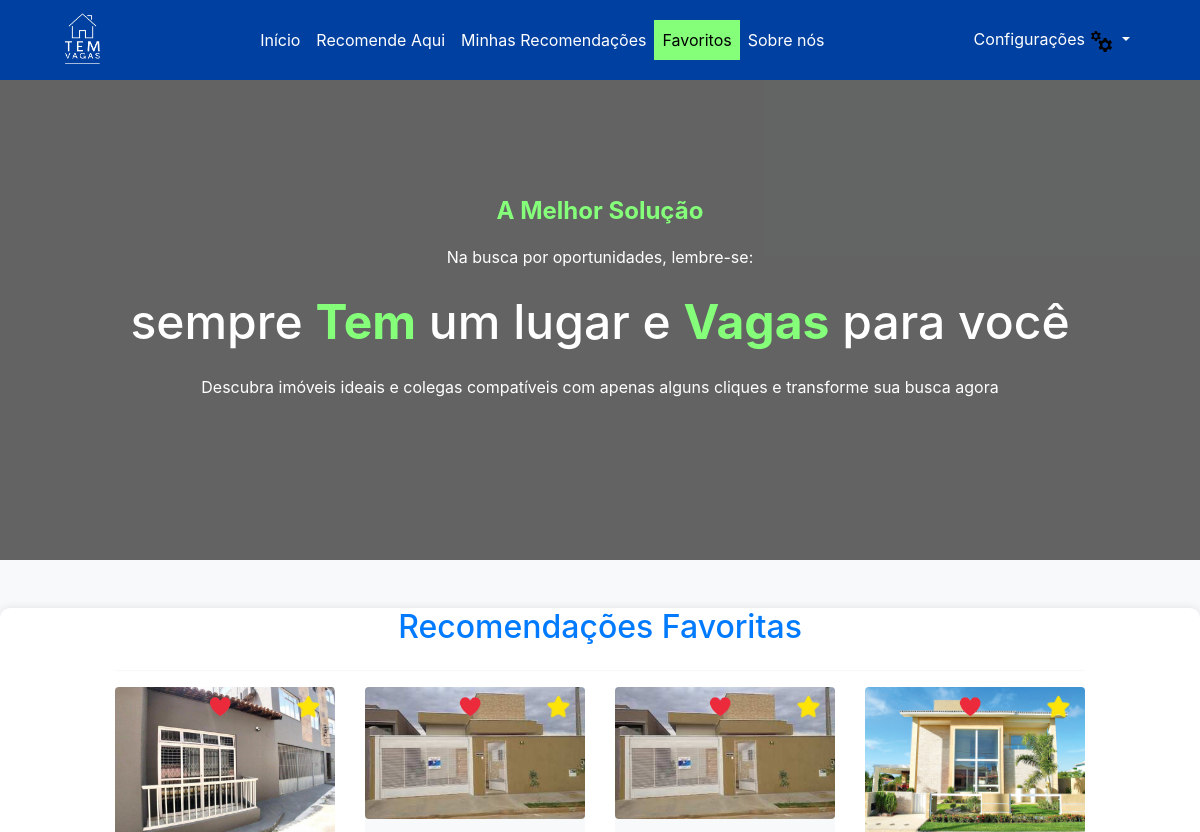
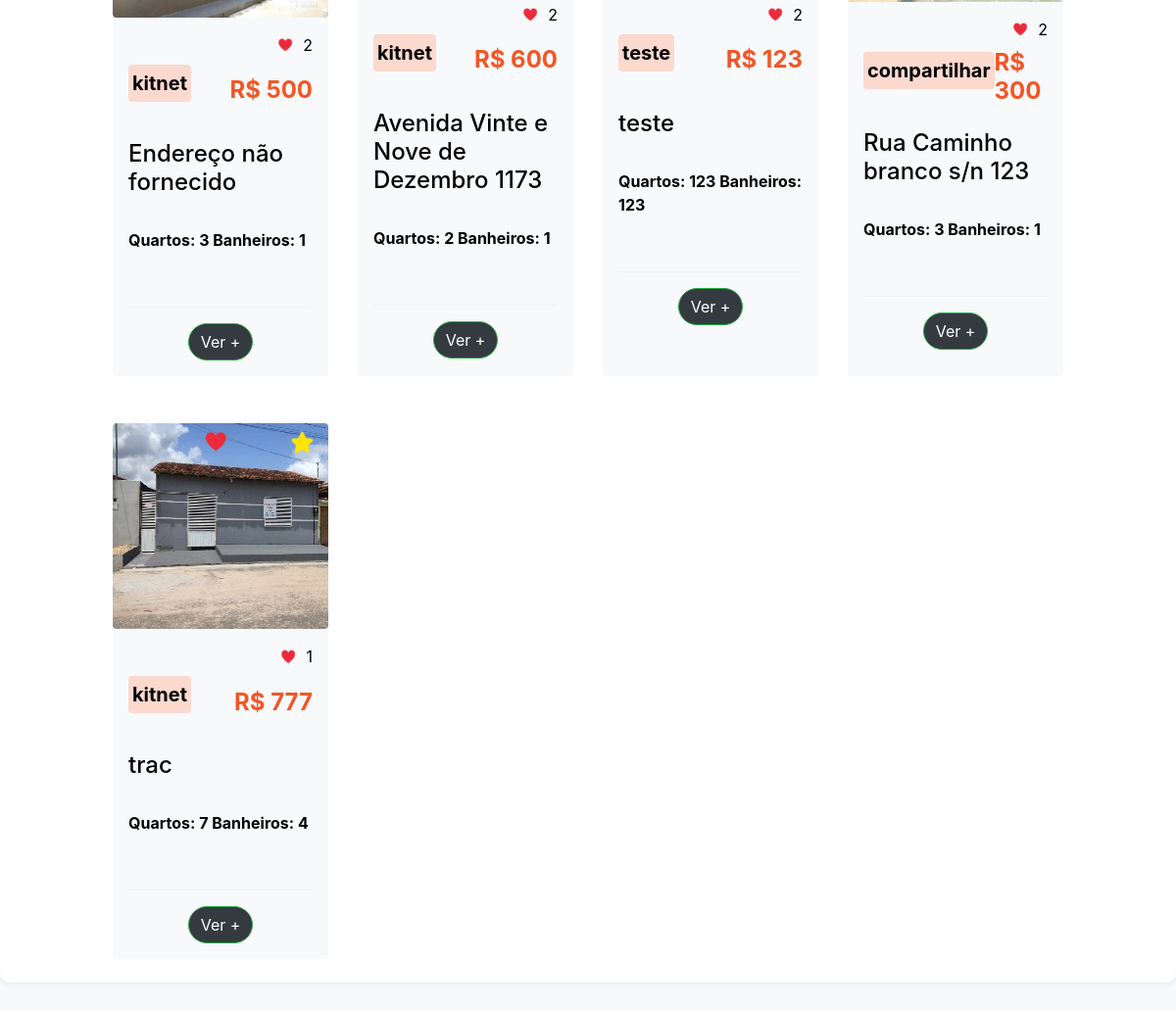
Page /favoritos/ (signed in) on the earlier database version (2 pictures, top to bottom).
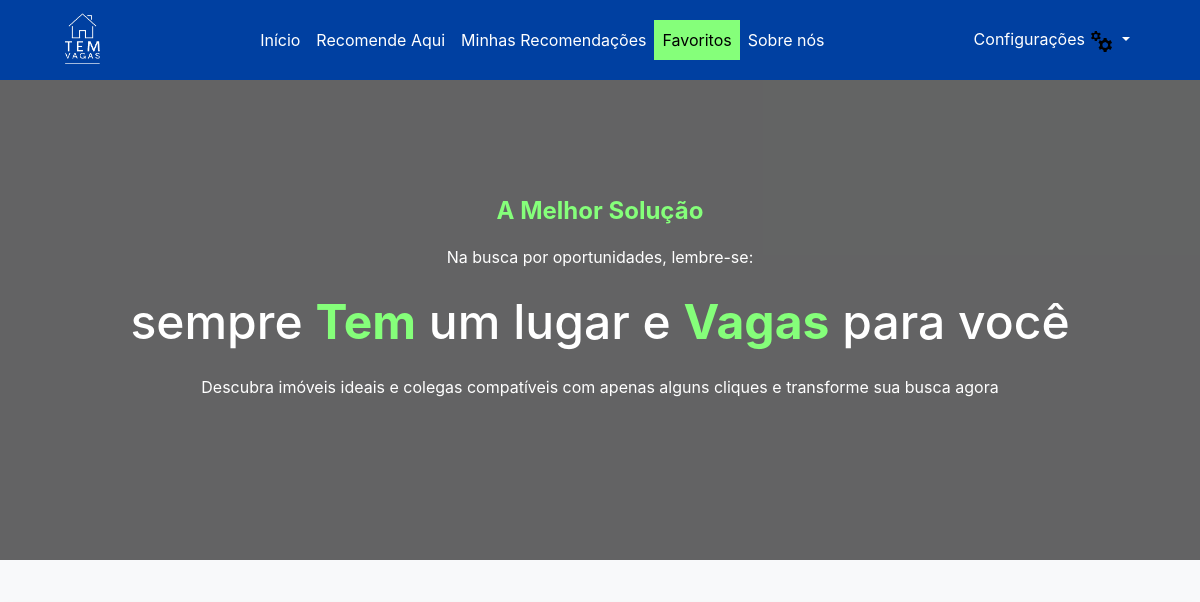
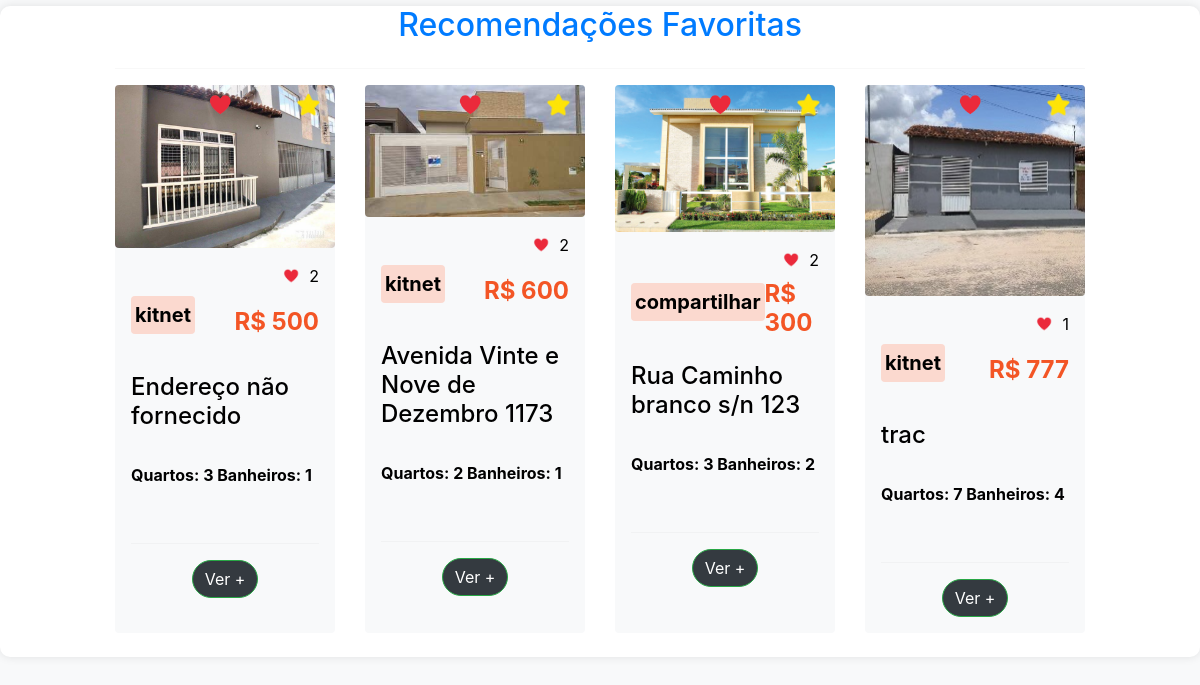
Same page on the later database version (2 pictures, top to bottom).
### posts_app/models.py (models this page shows, shortened)
class recomendacoes(models.Model):
    nome = models.CharField(max_length=100)
    telefone = models.CharField(max_length=15)
    TIPOS_IMOVEL = [
        ('Casa', 'Casa'),
        ('Kitnet', 'Kit-net'),
        ('Compartilhar', 'Compartilhar'),
        ('Condominio', 'Condomínio'),
    ]
    tipo_imovel = models.CharField(max_length=100, choices=TIPOS_IMOVEL)
    endereco = models.CharField(max_length=255)
    numero = models.CharField(max_length=5)
    bairro = models.CharField(max_length=255)
    cidade = models.CharField(max_length=15)
    estado = models.CharField(max_length=15)
    cep = models.CharField(max_length=8)
    valor_aluguel = models.CharField(max_length=10)
    quantidade_quartos = models.CharField(max_length=2)
    quantidade_banheiros = models.CharField(max_length=2)
    descricao = models.TextField()
    image = models.ImageField(upload_to='images/', blank=True, null=True)
    create_at = models.DateTimeField(auto_now_add=True)
    owner = models.ForeignKey(get_user_model(), on_delete=models.CASCADE, null=True)
    curtidas = models.ManyToManyField(get_user_model(), through='Curtida', related_name='curtidas')
    favoritos = models.ManyToManyField(get_user_model(), through='Favorito', related_name='favoritos')
    class Meta:
        verbose_name = 'Imovel'
        verbose_name_plural = 'Imoveis'
        ordering = ['id']

### posts_app/views.py (the view)
# urls.py: path('favoritos/', views.favoritos, name='favoritos'),
@login_required
def favoritos(request):
    usuario_logado = request.user
    recomendacoes_favoritas = recomendacoes.objects.filter(favoritos=usuario_logado)
    context = {'recomendacoes_favoritas': recomendacoes_favoritas}
    return render(request, 'favoritos.html', context)

### posts_app/templates/favoritos.html (shortened to what the changed rows need)
{% load static %}
<!DOCTYPE html>
{% include '_navbar.html' %}
<link href="https://cdn.jsdelivr.net/npm/bootstrap@5.2.3/dist/css/bootstrap.min.css" rel="stylesheet">
<link rel="stylesheet" href="https://stackpath.bootstrapcdn.com/bootstrap/4.5.2/css/bootstrap.min.css">
<link rel="stylesheet" href="{% static 'css/favoritos.css' %}">
<link rel="stylesheet" href="{% static 'css/_navbar.css' %}">
{% block content %}
<div class="container-fluid my-5 container-content">
    <div class="row">
        <div class="col-md-10 offset-md-1">
            <h2 class="text-center text-primary mb-4">Recomendações Favoritas</h2>
            {% if recomendacoes_favoritas %}
                <div class="row row-cols-1 row-cols-md-4 g-4">
                    {% for imovel in recomendacoes_favoritas %}
                        <div class="col mb-4">
                            <div class="card h-100 text-bg-light border-0">
                                <div class="position-relative img-zoom">
                                    <img src="{% if imovel.image and imovel.image.url %}{{ imovel.image.url }}{% endif %}" class="card-img-top rounded" alt="Imagem do Imóvel">
                                    {% if request.user in imovel.curtidas.all %}
                                        <button class="btn btn-outline-light curtir-btn border-0 position-absolute top-0 start-0" data-recomendacao-id="{{ imovel.id }}" data-curtida="true">
                                            <img src="{% static 'images/curtidavermelha.png' %}" alt="Curtir" width="30">
                                        </button>
                                    {% else %}
                                        <button class="btn btn-outline-light curtir-btn border-0 position-absolute top-0 start-0" data-recomendacao-id="{{ imovel.id }}" data-curtida="false">
                                            <img src="{% static 'images/curtidanormal.png' %}" alt="Curtir" width="30">
                                        </button>
                                    {% endif %}
                                    <button id="favoritar-btn-{{ imovel.id }}" class="btn btn-outline-light favoritar-btn border-0 position-absolute top-0 end-0" data-recomendacao-id="{{ imovel.id }}" data-favorito="{% if request.user in imovel.favoritos.all %}true{% else %}false{% endif %}">
                                        {% if request.user in imovel.favoritos.all %}
                                            <img src="{% static 'images/estrela_amarela.png' %}" alt="Favoritar" width="30">
                                        {% else %}
                                            <img src="{% static 'images/estrela.png' %}" alt="Favoritar" width="30">
                                        {% endif %}
                                    </button>
                                </div>
                                <div class="card-body p-3">
                                    <div class="d-flex align-items-center justify-content-end">
                                        <img src="{% static 'images/curtidavermelha.png' %}" alt="Estrela" width="20" class="me-2">
                                        <p class="mb-0"><span id="numero_curtidas_{{ imovel.id }}">{{ imovel.curtidas.count }}</span></p>
                                    </div>
                                    <div class="d-flex justify-content-between align-items-center mt-2">
                                        <button class="tag btn-lg rounded p-1 border-0 text-black fw-bold" style="--bs-btn-padding-y: .25rem; --bs-btn-padding-x: .5rem; --bs-btn-font-size: .75rem; background-color: #FBD9CF">
                                            {{ imovel.tipo_imovel }}
                                        </button>
                                        <h4 class="mb-0 fw-bold" style="color: #F35525">
                                            R$ {{ imovel.valor_aluguel }}
                                        </h4>
                                    </div>
                                    <br>
                                    <h4 class="text-start">{{ imovel.endereco}}</h4>
                                    <br>
                                    <p class="text-start fw-bold">Quartos: {{ imovel.quantidade_quartos }} Banheiros: {{ imovel.quantidade_banheiros }}</p>
                                    <br>
                                    <div class="text-center">
                                        <hr>
                                        <a class="btn btn-success rounded-pill text-white bg-dark" href="{% url 'recommendation-detail' imovel.id %}">Ver +</a>
                                    </div>
                                </div>
                            </div>
                        </div>
                    {% endfor %}
                </div>
            {% else %}
                <p class="text-center">Você ainda não favoritou nenhuma recomendação.</p>
            {% endif %}
        </div>
    </div>
</div>
{% endblock %}

Differences in the rows shown:
no longer on this page (row unchanged): recomendacoes: image (picture), curtidas.count "2", tipo_imovel "teste", valor_aluguel "123", endereco "teste", quantidade_quartos "123", quantidade_banheiros "123"
changed recomendacoes "Rua Caminho branco s/n 123": quantidade_banheiros "1" → "2"
